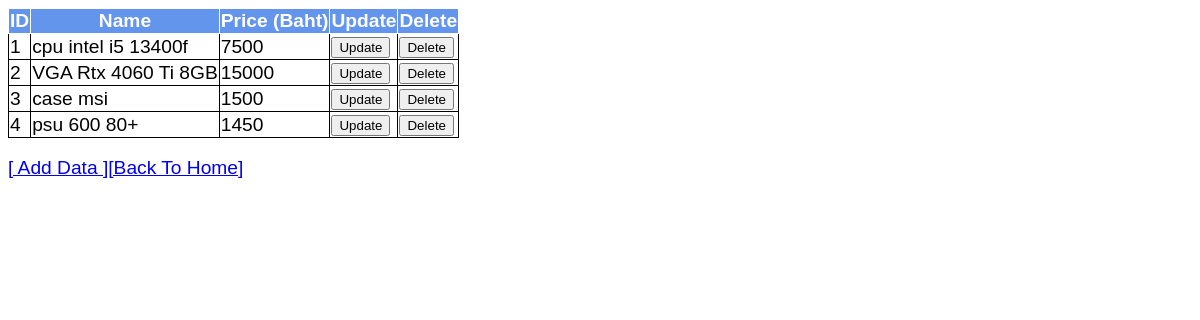
/db/, run on an earlier commit of the app's database.
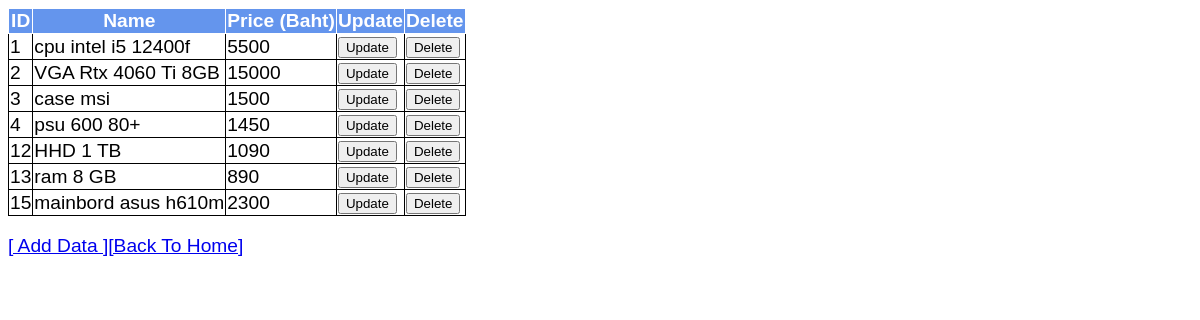
And on a later commit of the database.
### myapp/models.py (models this page shows, shortened)
class Product(models.Model):
    name = models.CharField(max_length=60)
    price = models.FloatField(default=0.00)

### myapp/views.py (the view)
# urls.py: path('db/',views.db),
def db(request):
    all_product = Product.objects.all
    some_product = Product.objects.filter(price__gt=5000)
    return render(
        request, "db.html", {"all_product": all_product, "some_product": some_product}
    )

### myapp/templates/db.html (shortened to what this page needs)
<!DOCTYPE html>
<html lang="en">
<head>
</head>
<body>
    <table>
        <thead>
            <tr>
                <th>ID</th>
                <th>Name</th>
                <th>Price (Baht)</th>
                <th>Update</th>
                <th>Delete</th>
            </tr>
        </thead>
        <tbody>
            {% for product in all_product %}
            <tr>
                <td>{{product.id}}</td>
                <td>{{product.name}}</td>
                <td>{{product.price|floatformat }}</td>
                <td><button type="button" onclick="location.href='/update/{{product.id}}'">Update</button></td>
                <td><button type="button" onclick="if (confirm('Are you sure ?')) window.location.href='/delete/{{product.id}}'">Delete</button></td>
            </tr>
            {% endfor %}
        </tbody>
    </table>
    <p><a href="/add">[ Add Data ]</a><a href="/">[Back To Home]</a>
</body>
</html>

### myapp/templates/db.html (style rules this page uses)
body { font-family: Thonburi, Leelawadee, sans-serif; font-size: larger; }
table, td, th { border-width: 1px; border-style: solid; border-collapse: collapse; }
th { background-color: cornflowerblue; color: #ffffff; }

What changed in the data, as far as the page shows it:
changed Product id 1: name "cpu intel i5 13400f" → "cpu intel i5 12400f"; price "7500" → "5500"
added Product: id "12", name "HHD 1 TB", price "1090"
added Product: id "13", name "ram 8 GB", price "890"
added Product: id "15", name "mainbord asus h610m", price "2300"
